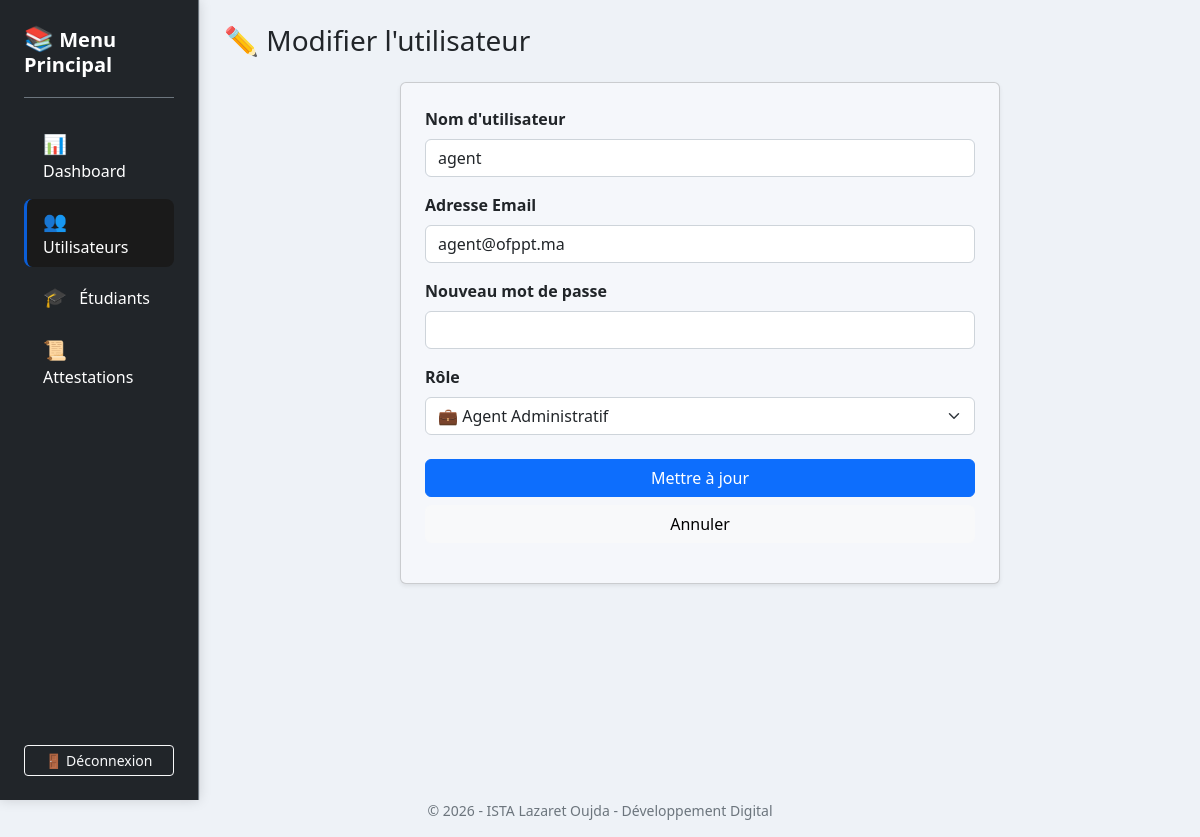
Page /users/edit.php?id=1 (signed in) on the committed database.
### tables this page shows
CREATE TABLE `users` (
  `id` int(11) NOT NULL,
  `username` varchar(100) NOT NULL,
  `email` varchar(150) NOT NULL,
  `password` varchar(255) NOT NULL,
  `role` varchar(20) NOT NULL
);

### users/edit.php (the view, shortened to what this page needs)
<?php
    $pdo = Database::getConnection();
    $stmt = $pdo->prepare("SELECT * FROM users WHERE id = ?");
    $stmt->execute([$_GET['id']]);
    $user = $stmt->fetch();
    include('../partials/header.php');
?>
<div class="container-fluid">
    <div class="row min-vh-100">
        <div class="col-md-3 col-xl-2 px-0 bg-white border-end">
            <?php include ('../partials/sidebar.php'); ?>
        </div>
        <div class="col-md-9 col-xl-10 p-4">
            <div class="mb-4">
                <h1 class="h3 mb-0 text-gray-800">✏️ Modifier l'utilisateur</h1>
            </div>
            <div class="d-flex justify-content-center">
                <div class="card shadow-sm border-1 bg-surface w-100" style="max-width: 600px;">
                    <div class="card-body p-4">
                        <form action="update.php" method="POST">
                            <div class="mb-3">
                                <label class="form-label fw-bold">Nom d'utilisateur</label>
                                <input type="text" name="username" class="form-control" value="<?php echo htmlspecialchars($user['username']); ?>" required>
                            </div>
                            <div class="mb-3">
                                <label class="form-label fw-bold">Adresse Email</label>
                                <input type="email" name="email" class="form-control" value="<?php echo htmlspecialchars($user['email']); ?>" required>
                            </div>
                            <div class="mb-3">
                                <label class="form-label fw-bold">Nouveau mot de passe</label>
                                <input type="password" name="password" class="form-control">
                            </div>
                            <div class="mb-4">
                                <label class="form-label fw-bold">Rôle</label>
                                <select name="role" class="form-select" required>
                                    <option value="agent" <?php if($user['role'] == 'agent') echo 'selected'; ?>>💼 Agent Administratif</option>
                                </select>
                            </div>
                            <div class="d-grid gap-2">
                                <button type="submit" class="btn btn-primary">Mettre à jour</button>
                                <a href="index.php" class="btn btn-light">Annuler</a>
                            </div>
                        </form>
                    </div>
                </div>
            </div>
        </div>
    </div>
</div>
<?php include('../partials/footer.php'); ?>

### partials/style.css (style rules this page uses)
:root { --bs-body-bg: #eef2f7; --bs-light: #dbe2ea; --bs-white: #f8f9ff; --bs-primary: #0b5ed7; --bs-info: #198cff; --bs-warning: #c69500; --bs-success: #198754; }
body { background-color: #eef2f7; color: #212529; }
.bg-surface { background-color: #f5f7fb; }

### rows in the picture
users: username "agent", email "agent@ofppt.ma", role "💼 Agent Administratif"
